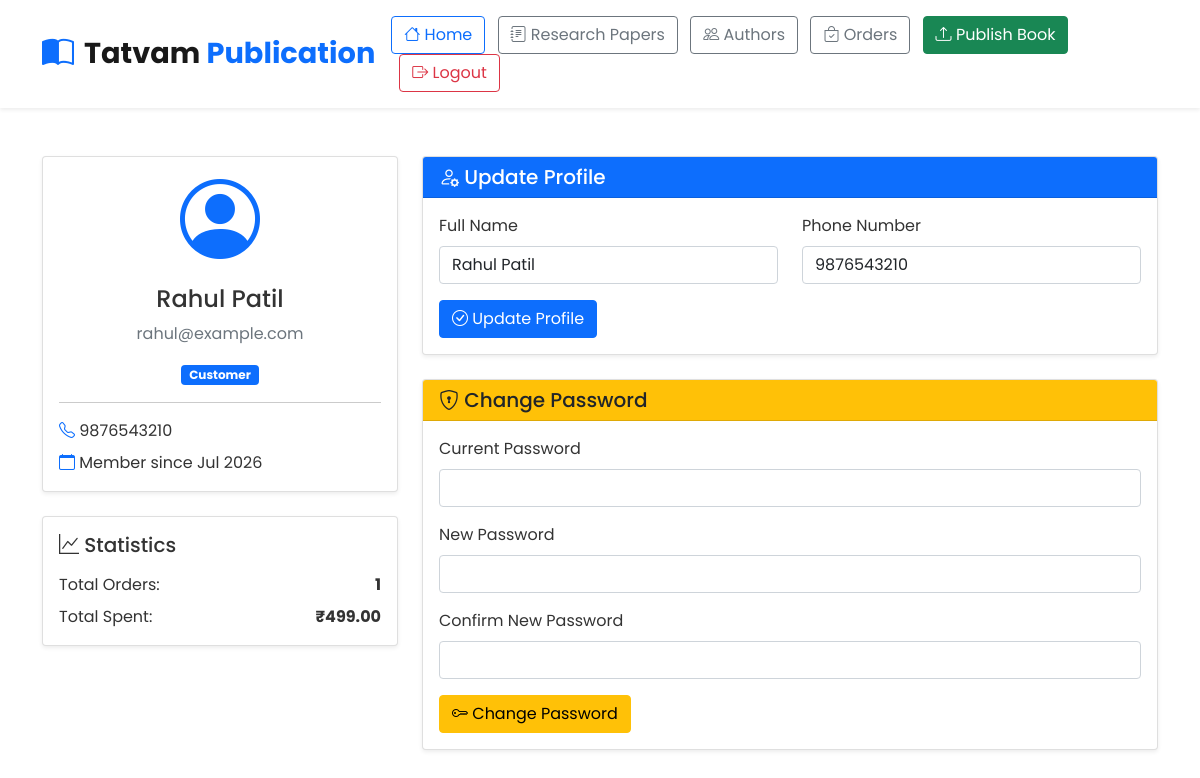
/user-profile.php (signed in), run on the app's committed database.
### tables this page shows
CREATE TABLE IF NOT EXISTS `users` (
  `id` INT(11) NOT NULL AUTO_INCREMENT,
  `full_name` VARCHAR(255) NOT NULL,
  `email` VARCHAR(191) NOT NULL,
  `phone` VARCHAR(20) NOT NULL,
  `password` TEXT NOT NULL,
  `created_at` TIMESTAMP DEFAULT CURRENT_TIMESTAMP,
  `updated_at` TIMESTAMP DEFAULT CURRENT_TIMESTAMP ON UPDATE CURRENT_TIMESTAMP,
  PRIMARY KEY (`id`),
  UNIQUE KEY `idx_users_email` (`email`),
  INDEX `idx_users_phone` (`phone`)
);

### php/func-user.php (called while the page is built, shortened)
<?php
function get_user($con, $id) {
    $sql = "SELECT * FROM users WHERE id=?";
    $stmt = $con->prepare($sql);
    $stmt->execute([$id]);
    return $stmt->fetch();
}
function get_user_stats($con, $user_id) {
    $sql = "SELECT
                COUNT(o.id) as total_orders,
                COALESCE(SUM(o.total_amount), 0) as total_spent
            FROM orders o
            WHERE o.user_id=? AND o.status='completed'";
    $stmt = $con->prepare($sql);
    $stmt->execute([$user_id]);
    $result = $stmt->fetch();
    return $result ? $result : ['total_orders' => 0, 'total_spent' => 0];
}

### user-profile.php (the view, shortened to what this page needs)
<?php
include "db_conn.php";
include "php/func-user.php";
$user = get_user($conn, $_SESSION['user_id']);
$stats = get_user_stats($conn, $_SESSION['user_id']);
?>
<!DOCTYPE html>
<html lang="en">
<head>
    <link href="https://cdn.jsdelivr.net/npm/bootstrap@5.1.1/dist/css/bootstrap.min.css" rel="stylesheet">
    <link rel="stylesheet" href="https://cdn.jsdelivr.net/npm/bootstrap-icons@1.10.0/font/bootstrap-icons.css">
    <link rel="stylesheet" href="css/style.css">
</head>
<body>
    <nav class="navbar navbar-expand-lg navbar-light bg-white sticky-top shadow-sm">
        <div class="container">
            <a class="navbar-brand" href="index.php">
                <i class="bi bi-book-half text-primary"></i>
                <span class="brand-text">Tatvam <span class="text-primary">Publication</span></span>
            </a>
            <div class="ms-auto">
                <a href="index.php" class="btn btn-outline-primary"><i class="bi bi-house"></i> Home</a>
                <a href="books.php?type=research_paper" class="btn btn-outline-secondary ms-2"><i class="bi bi-journal-text"></i> Research Papers</a>
                <a href="authors.php" class="btn btn-outline-secondary ms-2"><i class="bi bi-people"></i> Authors</a>
                <a href="my-orders.php" class="btn btn-outline-secondary ms-2"><i class="bi bi-bag-check"></i> Orders</a>
                <a href="submit-book.php" class="btn btn-success ms-2"><i class="bi bi-upload"></i> Publish Book</a>
                <a href="php/user-logout.php" class="btn btn-outline-danger ms-2"><i class="bi bi-box-arrow-right"></i> Logout</a>
            </div>
        </div>
    </nav>
    <div class="container my-5">
        <div class="row">
            <div class="col-lg-4 mb-4">
                <div class="card shadow-sm">
                    <div class="card-body text-center">
                        <div class="profile-avatar mb-3">
                            <i class="bi bi-person-circle display-1 text-primary"></i>
                        </div>
                        <h4><?=htmlspecialchars($user['full_name'])?></h4>
                        <p class="text-muted mb-3"><?=htmlspecialchars($user['email'])?></p>
                        <span class="badge bg-primary">Customer</span>
                        <hr>
                        <div class="text-start">
                            <p class="mb-2"><i class="bi bi-telephone text-primary"></i> <?=htmlspecialchars($user['phone'])?></p>
                            <p class="mb-0"><i class="bi bi-calendar text-primary"></i> Member since <?=date('M Y', strtotime($user['created_at']))?></p>
                        </div>
                    </div>
                </div>
                <div class="card shadow-sm mt-4">
                    <div class="card-body">
                        <h5 class="card-title mb-3"><i class="bi bi-graph-up"></i> Statistics</h5>
                        <div class="d-flex justify-content-between mb-2">
                            <span>Total Orders:</span>
                            <strong><?=$stats['total_orders']?></strong>
                        </div>
                        <div class="d-flex justify-content-between">
                            <span>Total Spent:</span>
                            <strong>₹<?=number_format($stats['total_spent'], 2)?></strong>
                        </div>
                    </div>
                </div>
            </div>
            <div class="col-lg-8">
                <div class="card shadow-sm mb-4">
                    <div class="card-header bg-primary text-white">
                        <h5 class="mb-0"><i class="bi bi-person-gear"></i> Update Profile</h5>
                    </div>
                    <div class="card-body">
                        <form method="POST" action="php/update-profile.php">
                            <div class="row">
                                <div class="col-md-6 mb-3">
                                    <label class="form-label">Full Name</label>
                                    <input type="text" class="form-control" name="full_name" value="<?=htmlspecialchars($user['full_name'])?>" required>
                                </div>
                                <div class="col-md-6 mb-3">
                                    <label class="form-label">Phone Number</label>
                                    <input type="tel" class="form-control" name="phone" pattern="[0-9]{10}" value="<?=htmlspecialchars($user['phone'])?>" required>
                                </div>
                            </div>
                            <button type="submit" class="btn btn-primary"><i class="bi bi-check-circle"></i> Update Profile</button>
                        </form>
                    </div>
                </div>
                <div class="card shadow-sm">
                    <div class="card-header bg-warning text-dark">
                        <h5 class="mb-0"><i class="bi bi-shield-lock"></i> Change Password</h5>
                    </div>
                    <div class="card-body">
                        <form method="POST" action="php/change-password.php">
                            <div class="mb-3">
                                <label class="form-label">Current Password</label>
                                <input type="password" class="form-control" name="current_password" required>
                            </div>
                            <div class="mb-3">
                                <label class="form-label">New Password</label>
                                <input type="password" class="form-control" name="new_password" minlength="6" required>
                            </div>
                            <div class="mb-3">
                                <label class="form-label">Confirm New Password</label>
                                <input type="password" class="form-control" name="confirm_password" minlength="6" required>
                            </div>
                            <button type="submit" class="btn btn-warning"><i class="bi bi-key"></i> Change Password</button>
                        </form>
                    </div>
                </div>
            </div>
        </div>
    </div>
</body>
</html>

### css/style.css (style rules this page uses)
* { margin: 0; padding: 0; box-sizing: border-box; }
body { font-family: 'Poppins', sans-serif; color: #333; overflow-x: hidden; }
.navbar { padding: 1rem 0; transition: all 0.3s; }
.navbar-brand { font-size: 1.5rem; font-weight: 700; display: flex; align-items: center; gap: 10px; }
.brand-text { font-size: 1.8rem; }
.navbar-brand i { font-size: 2rem; }

### data on the page
users: full_name "Rahul Patil", email "rahul@example.com", phone "9876543210", created_at "Jul 2026"

### other printed values
$stats['total_orders'] "1"
$stats['total_spent'] "499.00"
